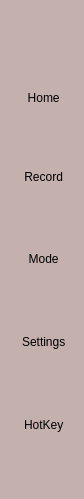
      <widget class="QFrame" name="left_frame">
       <property name="geometry">
        <rect>
         <x>14</x>
         <y>17</y>
         <width>84</width>
         <height>499</height>
        </rect>
       </property>
       <property name="minimumSize">
        <size>
         <width>84</width>
         <height>499</height>
        </size>
       </property>
       <property name="toolTip">
        <string/>
       </property>
       <property name="styleSheet">
        <string notr="true">background-color: rgb(196, 177, 174);

border-color: rgb(196, 177, 174);

border: 2px solid rgb(196, 177, 174);

border-radius: 10px;</string>
       </property>
       <property name="frameShape">
        <enum>QFrame::StyledPanel</enum>
       </property>
       <property name="frameShadow">
        <enum>QFrame::Raised</enum>
       </property>
       <widget class="QToolButton" name="home_button">
        <property name="geometry">
         <rect>
          <x>18</x>
          <y>72</y>
          <width>48</width>
          <height>52</height>
         </rect>
        </property>
        <property name="minimumSize">
         <size>
          <width>0</width>
          <height>0</height>
         </size>
        </property>
        <property name="contextMenuPolicy">
         <enum>Qt::ActionsContextMenu</enum>
        </property>
        <property name="toolTip">
         <string/>
        </property>
        <property name="layoutDirection">
         <enum>Qt::LeftToRight</enum>
        </property>
        <property name="autoFillBackground">
         <bool>false</bool>
        </property>
        <property name="styleSheet">
         <string notr="true">QPushButton{
border-radius: 3px;
border: 1px solid;
border-color: rgb(196, 177, 174);
}
QPushButton:hover {
border: 2px solid rgb(239, 229, 220);
color:  rgb(218, 218, 218)}

QToolTip { 
background-color: #e0e0e0;
border: none; }</string>
        </property>
        <property name="text">
         <string> Home</string>
        </property>
        <property name="icon">
         <iconset>
          <normaloff>images/home.png</normaloff>images/home.png</iconset>
        </property>
        <property name="iconSize">
         <size>
          <width>25</width>
          <height>25</height>
         </size>
        </property>
        <property name="toolButtonStyle">
         <enum>Qt::ToolButtonTextUnderIcon</enum>
        </property>
       </widget>
       <widget class="QToolButton" name="record_button">
        <property name="geometry">
         <rect>
          <x>14</x>
          <y>151</y>
          <width>56</width>
          <height>52</height>
         </rect>
        </property>
        <property name="minimumSize">
         <size>
          <width>0</width>
          <height>0</height>
         </size>
        </property>
        <property name="toolTip">
         <string/>
        </property>
        <property name="styleSheet">
         <string notr="true">QPushButton{
border-radius: 3px;
border: 1px solid;
border-color: rgb(196, 177, 174);
}
QPushButton:hover {
border: 2px solid rgb(239, 229, 220);
color:  rgb(218, 218, 218)}</string>
        </property>
        <property name="text">
         <string> Record</string>
        </property>
        <property name="icon">
         <iconset>
          <normaloff>images/Record.png</normaloff>images/Record.png</iconset>
        </property>
        <property name="iconSize">
         <size>
          <width>25</width>
          <height>25</height>
         </size>
        </property>
        <property name="toolButtonStyle">
         <enum>Qt::ToolButtonTextUnderIcon</enum>
        </property>
       </widget>
       <widget class="QToolButton" name="view_settings_button">
        <property name="geometry">
         <rect>
          <x>11</x>
          <y>316</y>
          <width>62</width>
          <height>52</height>
         </rect>
        </property>
        <property name="minimumSize">
         <size>
          <width>0</width>
          <height>0</height>
         </size>
        </property>
        <property name="toolTip">
         <string/>
        </property>
        <property name="styleSheet">
         <string notr="true">QPushButton{
border-radius: 3px;
border: 1px solid;
border-color: rgb(196, 177, 174);
}
QPushButton:hover {
border: 2px solid rgb(239, 229, 220);
color:  rgb(218, 218, 218)}</string>
        </property>
        <property name="text">
         <string> Settings</string>
        </property>
        <property name="icon">
         <iconset>
          <normaloff>images/Settings.png</normaloff>images/Settings.png</iconset>
        </property>
        <property name="iconSize">
         <size>
          <width>25</width>
          <height>25</height>
         </size>
        </property>
        <property name="toolButtonStyle">
         <enum>Qt::ToolButtonTextUnderIcon</enum>
        </property>
       </widget>
       <widget class="QToolButton" name="theme_button">
        <property name="geometry">
         <rect>
          <x>19</x>
          <y>228</y>
          <width>46</width>
          <height>62</height>
         </rect>
        </property>
        <property name="minimumSize">
         <size>
          <width>0</width>
          <height>0</height>
         </size>
        </property>
        <property name="toolTip">
         <string/>
        </property>
        <property name="styleSheet">
         <string notr="true">QPushButton{
border-radius: 3px;
border: 1px solid;
border-color: rgb(196, 177, 174);
}
QPushButton:hover {
border: 2px solid rgb(239, 229, 220);
color:  rgb(218, 218, 218)}</string>
        </property>
        <property name="text">
         <string> Mode</string>
        </property>
        <property name="icon">
         <iconset>
          <normaloff>images/Mode.png</normaloff>images/Mode.png</iconset>
        </property>
        <property name="iconSize">
         <size>
          <width>35</width>
          <height>35</height>
         </size>
        </property>
        <property name="popupMode">
         <enum>QToolButton::DelayedPopup</enum>
        </property>
        <property name="toolButtonStyle">
         <enum>Qt::ToolButtonTextUnderIcon</enum>
        </property>
       </widget>
       <widget class="QToolButton" name="hotkey_settings_button">
        <property name="geometry">
         <rect>
          <x>15</x>
          <y>396</y>
          <width>54</width>
          <height>57</height>
         </rect>
        </property>
        <property name="minimumSize">
         <size>
          <width>0</width>
          <height>0</height>
         </size>
        </property>
        <property name="toolTip">
         <string/>
        </property>
        <property name="styleSheet">
         <string notr="true">QPushButton{
border-radius: 3px;
border: 1px solid;
border-color: rgb(196, 177, 174);
}
QPushButton:hover {
border: 2px solid rgb(239, 229, 220);
color:  rgb(218, 218, 218)}</string>
        </property>
        <property name="text">
         <string> HotKey</string>
        </property>
        <property name="icon">
         <iconset>
          <normaloff>images/HotkeyBlack.png</normaloff>images/HotkeyBlack.png</iconset>
        </property>
        <property name="iconSize">
         <size>
          <width>30</width>
          <height>30</height>
         </size>
        </property>
        <property name="toolButtonStyle">
         <enum>Qt::ToolButtonTextUnderIcon</enum>
        </property>
       </widget>
       <widget class="QPushButton" name="label">
        <property name="geometry">
         <rect>
          <x>24</x>
          <y>4</y>
          <width>49</width>
          <height>49</height>
         </rect>
        </property>
        <property name="text">
         <string/>
        </property>
        <property name="icon">
         <iconset>
          <normaloff>images/app_logo.png</normaloff>images/app_logo.png</iconset>
        </property>
        <property name="iconSize">
         <size>
          <width>40</width>
          <height>40</height>
         </size>
        </property>
       </widget>
       <zorder>record_button</zorder>
       <zorder>theme_button</zorder>
       <zorder>view_settings_button</zorder>
       <zorder>hotkey_settings_button</zorder>
       <zorder>home_button</zorder>
       <zorder>label</zorder>
      </widget>
